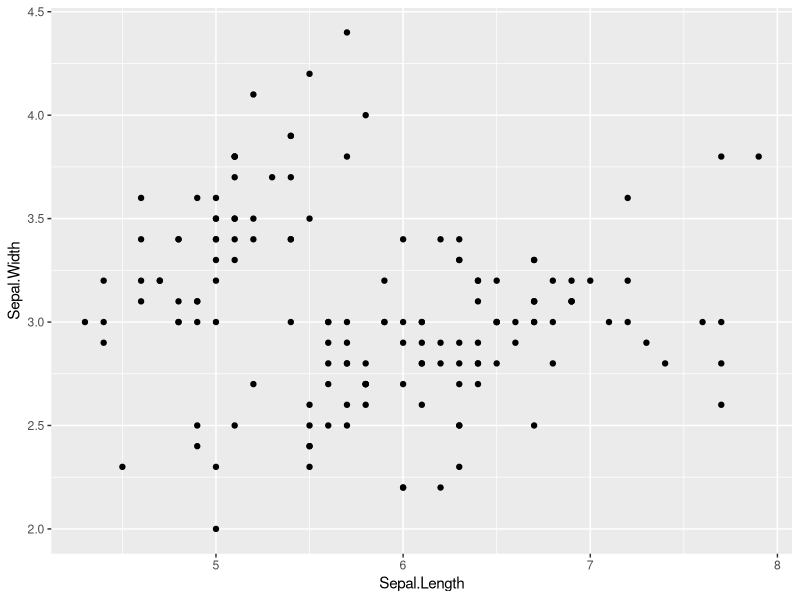
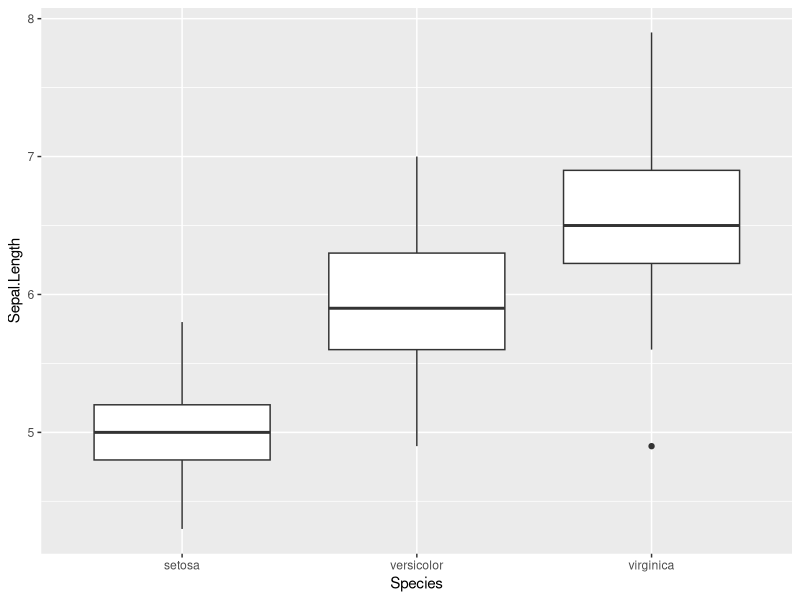
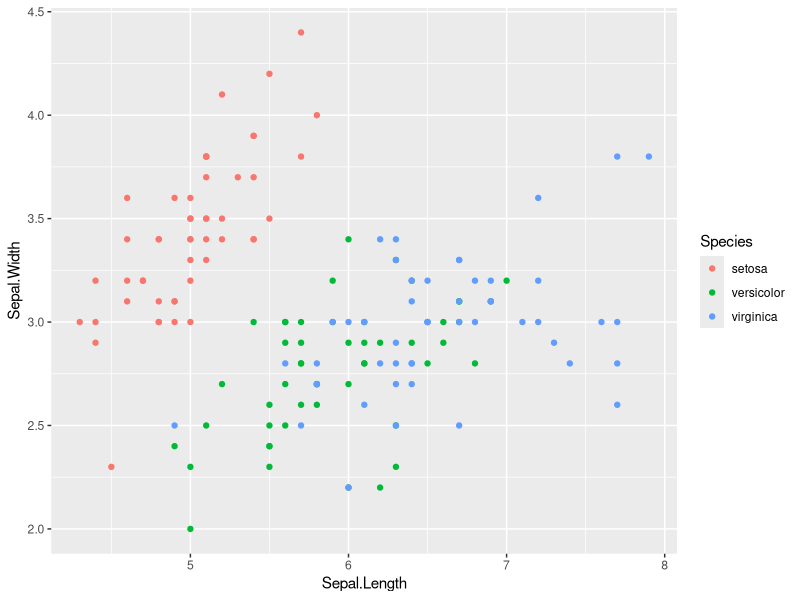
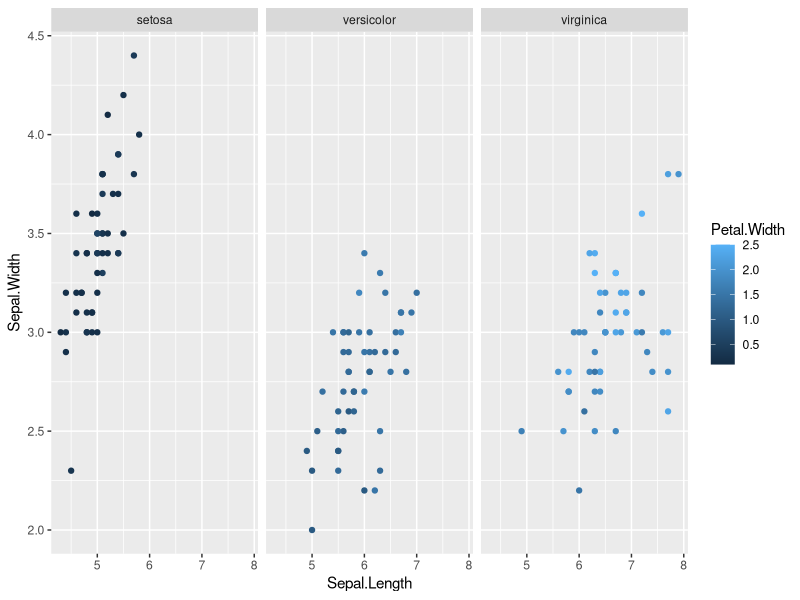
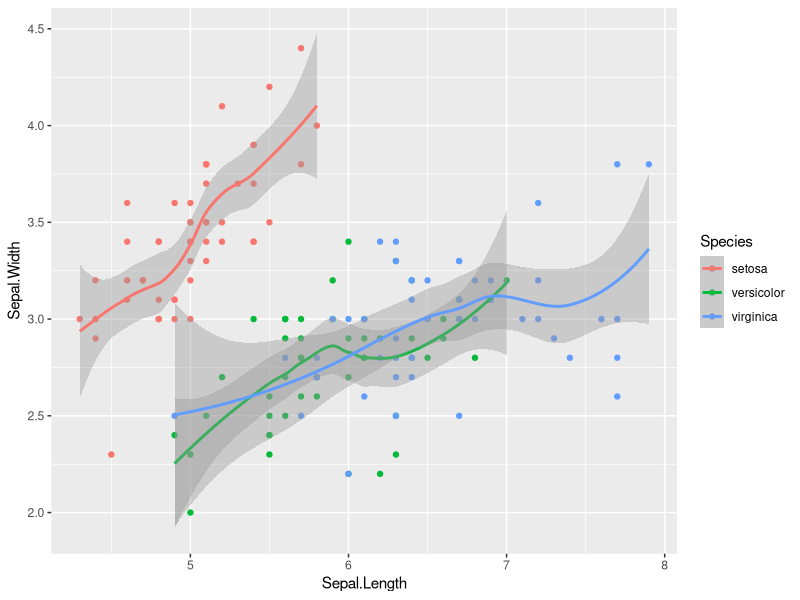
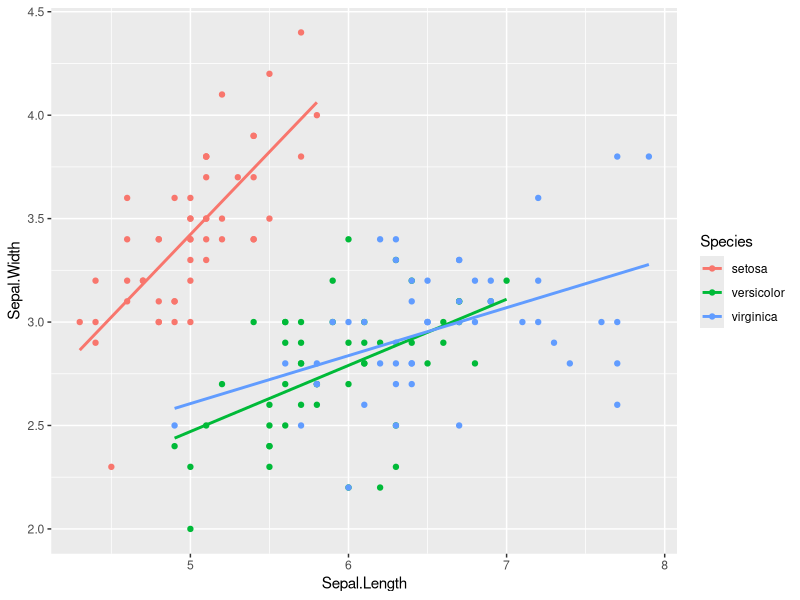
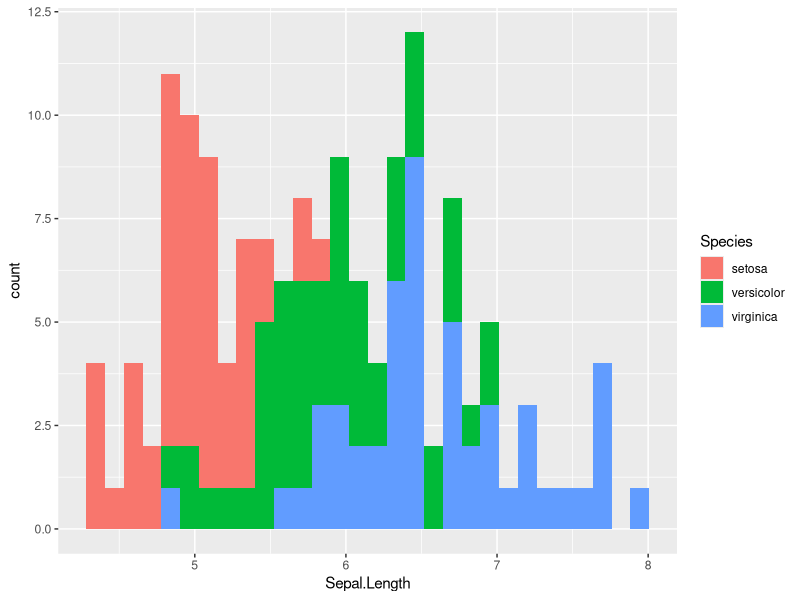
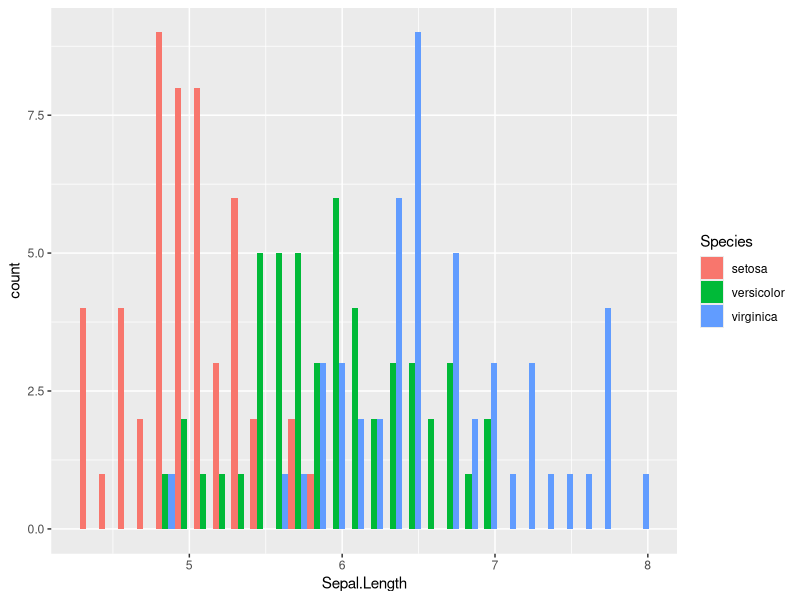

Here is the R script that generated these plots, in order:
#some stuff on ggplot

library(ggplot2)
library(dplyr)

head(iris)

#data must be dataframe in ggplot!!!

#website to check: http://ggplot2.tidyverse.org/reference/

?geom_point
#simple scatterplot
ggplot(iris,aes(x=Sepal.Length,y=Sepal.Width))+geom_point()
#boxplot
ggplot(iris,aes(x=Species,y=Sepal.Length))+geom_boxplot()
#scatterplot with color
ggplot(iris,aes(x=Sepal.Length,y=Sepal.Width,color=Species))+geom_point()
#facetting per species
ggplot(iris,aes(x=Sepal.Length,y=Sepal.Width,color=Petal.Width))+geom_point()+
  facet_grid(~Species)
#add a smoothed line
ggplot(iris) +
  geom_point(aes(x=Sepal.Length,y=Sepal.Width,color=Species))+
  stat_smooth(aes(x=Sepal.Length,y=Sepal.Width,color=Species))
#add a regression line without standard error
ggplot(iris,aes(x=Sepal.Length,y=Sepal.Width,color=Species))+
  geom_point()+
  stat_smooth(method="lm",se=FALSE)
#histogram
ggplot(iris,aes(x=Sepal.Length,fill=Species))+
  geom_histogram()
#histogram with dodged position
ggplot(iris,aes(x=Sepal.Length,fill=Species))+
  geom_histogram(position="dodge")
#add vertical lines
iris %>%
  group_by(Species) %>%
  summarise(Mean=mean(Sepal.Length),SD=sd(Sepal.Length)) -> mean_df

ggplot(iris,aes(x=Sepal.Length,fill=Species))+
  geom_histogram(position="dodge")+
  geom_vline(data=mean_df,aes(xintercept = Mean,color=Species),size=3,linetype="dashed")

#changing some theme elements
ggplot(iris,aes(x=Sepal.Length,y=Sepal.Width,color=Species))+
  geom_point()+
  stat_smooth(method="lm",se=FALSE) +
  theme(axis.text = element_text(family ="mono",face ="italic",size = 15))

#some stat summary
ggplot(iris,aes(x=Species,y=Sepal.Length))+geom_boxplot()+
  stat_summary(fun.data=mean_se,fun.args=list(mult=2),color="red")

#other stat summary
iris %>%
  group_by(Species)%>%
  summarise(LI=quantile(Sepal.Length,probs=0.01),Mean=mean(Sepal.Length),UI=quantile(Sepal.Length,probs=0.99)) -> mean_2

g1 <- ggplot(iris,aes(x=Species))+
  geom_jitter(aes(y=Sepal.Length))+
  geom_errorbar(data=mean_2,aes(ymin=LI,ymax=UI),color="red",width=0.1)
g1
#some stat functions
me <- mean(iris$Sepal.Length)
sd <- sd(iris$Sepal.Length)

g2 <- ggplot(iris)+
  geom_histogram(aes(x=Sepal.Length,y=..density..,fill=Species))+
  facet_grid(~Species)+
  stat_function(fun=dnorm,args=list(mean=me,sd=sd))

#put several plots together
library(gridExtra)
g_out <- grid.arrange(g1,g2,nrow=2)
ggsave(filename = "ggplot_output.eps",plot = g_out)

#shared legend between different graphs
#define function for combined legend
grid_arrange_shared_legend <- function(..., nrow = 1, ncol = length(list(...)), position = c("bottom", "right")) {
  
  plots <- list(...)
  position <- match.arg(position)
  g <- ggplotGrob(plots[[1]] + theme(legend.position = position))$grobs
  legend <- g[[which(sapply(g, function(x) x$name) == "guide-box")]]
  lheight <- sum(legend$height)
  lwidth <- sum(legend$width)
  gl <- lapply(plots, function(x) x + theme(legend.position = "none"))
  gl <- c(gl, nrow = nrow, ncol = ncol)
  
  combined <- switch(position,
                     "bottom" = arrangeGrob(do.call(arrangeGrob, gl),
                                            legend,
                                            ncol = 1,
                                            heights = unit.c(unit(1, "npc") - lheight, lheight)),
                     "right" = arrangeGrob(do.call(arrangeGrob, gl),
                                           legend,
                                           ncol = 2,
                                           widths = unit.c(unit(1, "npc") - lwidth, lwidth)))
  grid.newpage()
  grid.draw(combined)
  
}





#website to check: http://www.ggplot2-exts.org/
